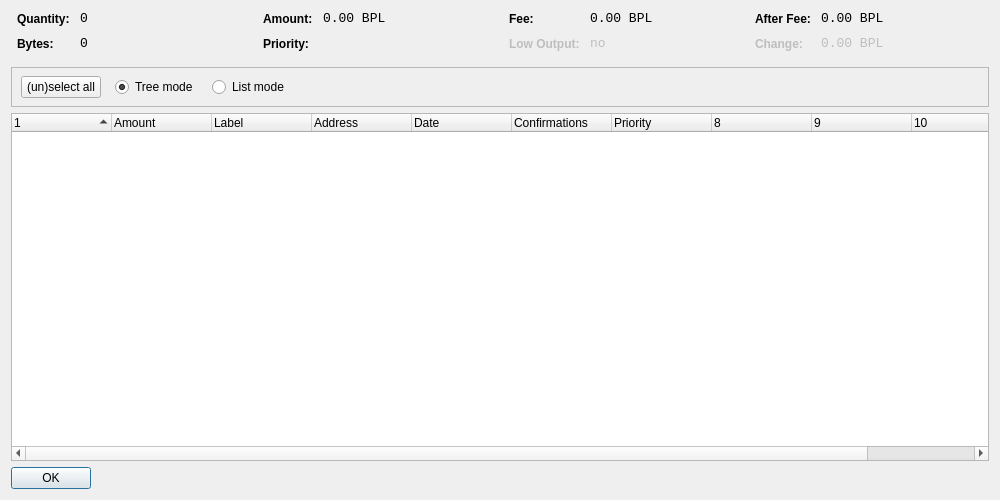
<?xml version="1.0" encoding="UTF-8"?>
<ui version="4.0">
 <class>CoinControlDialog</class>
 <widget class="QDialog" name="CoinControlDialog">
  <property name="geometry">
   <rect>
    <x>0</x>
    <y>0</y>
    <width>1000</width>
    <height>500</height>
   </rect>
  </property>
  <property name="windowTitle">
   <string>Coin Control</string>
  </property>
  <property name="styleSheet">
   <string notr="true">background-image: url(:/images/bg);</string>
  </property>
  <layout class="QVBoxLayout" name="verticalLayout">
   <item>
    <layout class="QHBoxLayout" name="horizontalLayoutTop" stretch="0,0,0,0">
     <property name="topMargin">
      <number>0</number>
     </property>
     <property name="bottomMargin">
      <number>10</number>
     </property>
     <item>
      <layout class="QFormLayout" name="formLayoutCoinControl1">
       <property name="horizontalSpacing">
        <number>10</number>
       </property>
       <property name="verticalSpacing">
        <number>10</number>
       </property>
       <property name="leftMargin">
        <number>6</number>
       </property>
       <property name="rightMargin">
        <number>6</number>
       </property>
       <item row="0" column="0">
        <widget class="QLabel" name="labelCoinControlQuantityText">
         <property name="styleSheet">
          <string notr="true">font-weight:bold;</string>
         </property>
         <property name="text">
          <string>Quantity:</string>
         </property>
        </widget>
       </item>
       <item row="0" column="1">
        <widget class="QLabel" name="labelCoinControlQuantity">
         <property name="font">
          <font>
           <family>Monospace</family>
           <pointsize>10</pointsize>
          </font>
         </property>
         <property name="cursor">
          <cursorShape>IBeamCursor</cursorShape>
         </property>
         <property name="contextMenuPolicy">
          <enum>Qt::ActionsContextMenu</enum>
         </property>
         <property name="text">
          <string notr="true">0</string>
         </property>
         <property name="textInteractionFlags">
          <set>Qt::LinksAccessibleByMouse|Qt::TextSelectableByKeyboard|Qt::TextSelectableByMouse</set>
         </property>
        </widget>
       </item>
       <item row="1" column="0">
        <widget class="QLabel" name="labelCoinControlBytesText">
         <property name="styleSheet">
          <string notr="true">font-weight:bold;</string>
         </property>
         <property name="text">
          <string>Bytes:</string>
         </property>
        </widget>
       </item>
       <item row="1" column="1">
        <widget class="QLabel" name="labelCoinControlBytes">
         <property name="font">
          <font>
           <family>Monospace</family>
           <pointsize>10</pointsize>
          </font>
         </property>
         <property name="cursor">
          <cursorShape>IBeamCursor</cursorShape>
         </property>
         <property name="contextMenuPolicy">
          <enum>Qt::ActionsContextMenu</enum>
         </property>
         <property name="text">
          <string notr="true">0</string>
         </property>
         <property name="textInteractionFlags">
          <set>Qt::LinksAccessibleByMouse|Qt::TextSelectableByKeyboard|Qt::TextSelectableByMouse</set>
         </property>
        </widget>
       </item>
      </layout>
     </item>
     <item>
      <layout class="QFormLayout" name="formLayoutCoinControl2">
       <property name="horizontalSpacing">
        <number>10</number>
       </property>
       <property name="verticalSpacing">
        <number>10</number>
       </property>
       <property name="leftMargin">
        <number>6</number>
       </property>
       <property name="rightMargin">
        <number>6</number>
       </property>
       <item row="0" column="0">
        <widget class="QLabel" name="labelCoinControlAmountText">
         <property name="styleSheet">
          <string notr="true">font-weight:bold;</string>
         </property>
         <property name="text">
          <string>Amount:</string>
         </property>
        </widget>
       </item>
       <item row="0" column="1">
        <widget class="QLabel" name="labelCoinControlAmount">
         <property name="font">
          <font>
           <family>Monospace</family>
           <pointsize>10</pointsize>
          </font>
         </property>
         <property name="cursor">
          <cursorShape>IBeamCursor</cursorShape>
         </property>
         <property name="contextMenuPolicy">
          <enum>Qt::ActionsContextMenu</enum>
         </property>
         <property name="text">
          <string notr="true">0.00 BPL</string>
         </property>
         <property name="textInteractionFlags">
          <set>Qt::LinksAccessibleByMouse|Qt::TextSelectableByKeyboard|Qt::TextSelectableByMouse</set>
         </property>
        </widget>
       </item>
       <item row="1" column="0">
        <widget class="QLabel" name="labelCoinControlPriorityText">
         <property name="styleSheet">
          <string notr="true">font-weight:bold;</string>
         </property>
         <property name="text">
          <string>Priority:</string>
         </property>
        </widget>
       </item>
       <item row="1" column="1">
        <widget class="QLabel" name="labelCoinControlPriority">
         <property name="font">
          <font>
           <family>Monospace</family>
           <pointsize>10</pointsize>
          </font>
         </property>
         <property name="cursor">
          <cursorShape>IBeamCursor</cursorShape>
         </property>
         <property name="contextMenuPolicy">
          <enum>Qt::ActionsContextMenu</enum>
         </property>
         <property name="text">
          <string/>
         </property>
         <property name="textInteractionFlags">
          <set>Qt::LinksAccessibleByMouse|Qt::TextSelectableByKeyboard|Qt::TextSelectableByMouse</set>
         </property>
        </widget>
       </item>
      </layout>
     </item>
     <item>
      <layout class="QFormLayout" name="formLayoutCoinControl3">
       <property name="horizontalSpacing">
        <number>10</number>
       </property>
       <property name="verticalSpacing">
        <number>10</number>
       </property>
       <property name="leftMargin">
        <number>6</number>
       </property>
       <property name="rightMargin">
        <number>6</number>
       </property>
       <item row="0" column="0">
        <widget class="QLabel" name="labelCoinControlFeeText">
         <property name="styleSheet">
          <string notr="true">font-weight:bold;</string>
         </property>
         <property name="text">
          <string>Fee:</string>
         </property>
        </widget>
       </item>
       <item row="0" column="1">
        <widget class="QLabel" name="labelCoinControlFee">
         <property name="font">
          <font>
           <family>Monospace</family>
           <pointsize>10</pointsize>
          </font>
         </property>
         <property name="cursor">
          <cursorShape>IBeamCursor</cursorShape>
         </property>
         <property name="contextMenuPolicy">
          <enum>Qt::ActionsContextMenu</enum>
         </property>
         <property name="text">
          <string notr="true">0.00 BPL</string>
         </property>
         <property name="textInteractionFlags">
          <set>Qt::LinksAccessibleByMouse|Qt::TextSelectableByKeyboard|Qt::TextSelectableByMouse</set>
         </property>
        </widget>
       </item>
       <item row="1" column="0">
        <widget class="QLabel" name="labelCoinControlLowOutputText">
         <property name="enabled">
          <bool>false</bool>
         </property>
         <property name="styleSheet">
          <string notr="true">font-weight:bold;</string>
         </property>
         <property name="text">
          <string>Low Output:</string>
         </property>
        </widget>
       </item>
       <item row="1" column="1">
        <widget class="QLabel" name="labelCoinControlLowOutput">
         <property name="enabled">
          <bool>false</bool>
         </property>
         <property name="font">
          <font>
           <family>Monospace</family>
           <pointsize>10</pointsize>
          </font>
         </property>
         <property name="cursor">
          <cursorShape>IBeamCursor</cursorShape>
         </property>
         <property name="contextMenuPolicy">
          <enum>Qt::ActionsContextMenu</enum>
         </property>
         <property name="text">
          <string notr="true">no</string>
         </property>
         <property name="textInteractionFlags">
          <set>Qt::LinksAccessibleByMouse|Qt::TextSelectableByKeyboard|Qt::TextSelectableByMouse</set>
         </property>
        </widget>
       </item>
      </layout>
     </item>
     <item>
      <layout class="QFormLayout" name="formLayoutCoinControl4">
       <property name="horizontalSpacing">
        <number>10</number>
       </property>
       <property name="verticalSpacing">
        <number>10</number>
       </property>
       <property name="leftMargin">
        <number>6</number>
       </property>
       <property name="rightMargin">
        <number>6</number>
       </property>
       <item row="0" column="0">
        <widget class="QLabel" name="labelCoinControlAfterFeeText">
         <property name="styleSheet">
          <string notr="true">font-weight:bold;</string>
         </property>
         <property name="text">
          <string>After Fee:</string>
         </property>
        </widget>
       </item>
       <item row="0" column="1">
        <widget class="QLabel" name="labelCoinControlAfterFee">
         <property name="font">
          <font>
           <family>Monospace</family>
           <pointsize>10</pointsize>
          </font>
         </property>
         <property name="cursor">
          <cursorShape>IBeamCursor</cursorShape>
         </property>
         <property name="contextMenuPolicy">
          <enum>Qt::ActionsContextMenu</enum>
         </property>
         <property name="text">
          <string notr="true">0.00 BPL</string>
         </property>
         <property name="textInteractionFlags">
          <set>Qt::LinksAccessibleByMouse|Qt::TextSelectableByKeyboard|Qt::TextSelectableByMouse</set>
         </property>
        </widget>
       </item>
       <item row="1" column="0">
        <widget class="QLabel" name="labelCoinControlChangeText">
         <property name="enabled">
          <bool>false</bool>
         </property>
         <property name="styleSheet">
          <string notr="true">font-weight:bold;</string>
         </property>
         <property name="text">
          <string>Change:</string>
         </property>
        </widget>
       </item>
       <item row="1" column="1">
        <widget class="QLabel" name="labelCoinControlChange">
         <property name="enabled">
          <bool>false</bool>
         </property>
         <property name="font">
          <font>
           <family>Monospace</family>
           <pointsize>10</pointsize>
          </font>
         </property>
         <property name="cursor">
          <cursorShape>IBeamCursor</cursorShape>
         </property>
         <property name="contextMenuPolicy">
          <enum>Qt::ActionsContextMenu</enum>
         </property>
         <property name="text">
          <string notr="true">0.00 BPL</string>
         </property>
         <property name="textInteractionFlags">
          <set>Qt::LinksAccessibleByMouse|Qt::TextSelectableByKeyboard|Qt::TextSelectableByMouse</set>
         </property>
        </widget>
       </item>
      </layout>
     </item>
    </layout>
   </item>
   <item>
    <widget class="QFrame" name="frame">
     <property name="minimumSize">
      <size>
       <width>0</width>
       <height>40</height>
      </size>
     </property>
     <property name="frameShape">
      <enum>QFrame::StyledPanel</enum>
     </property>
     <property name="frameShadow">
      <enum>QFrame::Sunken</enum>
     </property>
     <widget class="QWidget" name="horizontalLayoutWidget">
      <property name="geometry">
       <rect>
        <x>10</x>
        <y>0</y>
        <width>781</width>
        <height>41</height>
       </rect>
      </property>
      <layout class="QHBoxLayout" name="horizontalLayoutPanel" stretch="0,0,0,0">
       <property name="spacing">
        <number>14</number>
       </property>
       <item>
        <widget class="QPushButton" name="pushButtonSelectAll">
         <property name="sizePolicy">
          <sizepolicy hsizetype="Maximum" vsizetype="Fixed">
           <horstretch>0</horstretch>
           <verstretch>0</verstretch>
          </sizepolicy>
         </property>
         <property name="text">
          <string>(un)select all</string>
         </property>
        </widget>
       </item>
       <item>
        <widget class="QRadioButton" name="radioTreeMode">
         <property name="sizePolicy">
          <sizepolicy hsizetype="Maximum" vsizetype="Fixed">
           <horstretch>0</horstretch>
           <verstretch>0</verstretch>
          </sizepolicy>
         </property>
         <property name="text">
          <string>Tree mode</string>
         </property>
         <property name="checked">
          <bool>true</bool>
         </property>
        </widget>
       </item>
       <item>
        <widget class="QRadioButton" name="radioListMode">
         <property name="sizePolicy">
          <sizepolicy hsizetype="Maximum" vsizetype="Fixed">
           <horstretch>0</horstretch>
           <verstretch>0</verstretch>
          </sizepolicy>
         </property>
         <property name="text">
          <string>List mode</string>
         </property>
        </widget>
       </item>
       <item>
        <spacer name="horizontalSpacer">
         <property name="orientation">
          <enum>Qt::Horizontal</enum>
         </property>
         <property name="sizeHint" stdset="0">
          <size>
           <width>40</width>
           <height>20</height>
          </size>
         </property>
        </spacer>
       </item>
      </layout>
     </widget>
    </widget>
   </item>
   <item>
    <widget class="CoinControlTreeWidget" name="treeWidget">
     <property name="contextMenuPolicy">
      <enum>Qt::CustomContextMenu</enum>
     </property>
     <property name="sortingEnabled">
      <bool>false</bool>
     </property>
     <property name="columnCount">
      <number>11</number>
     </property>
     <attribute name="headerShowSortIndicator" stdset="0">
      <bool>true</bool>
     </attribute>
     <attribute name="headerStretchLastSection">
      <bool>false</bool>
     </attribute>
     <column>
      <property name="text">
       <string/>
      </property>
     </column>
     <column>
      <property name="text">
       <string>Amount</string>
      </property>
     </column>
     <column>
      <property name="text">
       <string>Label</string>
      </property>
     </column>
     <column>
      <property name="text">
       <string>Address</string>
      </property>
     </column>
     <column>
      <property name="text">
       <string>Date</string>
      </property>
     </column>
     <column>
      <property name="text">
       <string>Confirmations</string>
      </property>
      <property name="toolTip">
       <string>Confirmed</string>
      </property>
     </column>
     <column>
      <property name="text">
       <string>Priority</string>
      </property>
     </column>
     <column>
      <property name="text">
       <string/>
      </property>
     </column>
     <column>
      <property name="text">
       <string/>
      </property>
     </column>
     <column>
      <property name="text">
       <string/>
      </property>
     </column>
     <column>
      <property name="text">
       <string/>
      </property>
     </column>
    </widget>
   </item>
   <item>
    <widget class="QDialogButtonBox" name="buttonBox">
     <property name="sizePolicy">
      <sizepolicy hsizetype="Maximum" vsizetype="Fixed">
       <horstretch>0</horstretch>
       <verstretch>0</verstretch>
      </sizepolicy>
     </property>
     <property name="orientation">
      <enum>Qt::Horizontal</enum>
     </property>
     <property name="standardButtons">
      <set>QDialogButtonBox::Ok</set>
     </property>
    </widget>
   </item>
  </layout>
 </widget>
 <customwidgets>
  <customwidget>
   <class>CoinControlTreeWidget</class>
   <extends>QTreeWidget</extends>
   <header>coincontroltreewidget.h</header>
  </customwidget>
 </customwidgets>
 <resources/>
 <connections/>
</ui>
